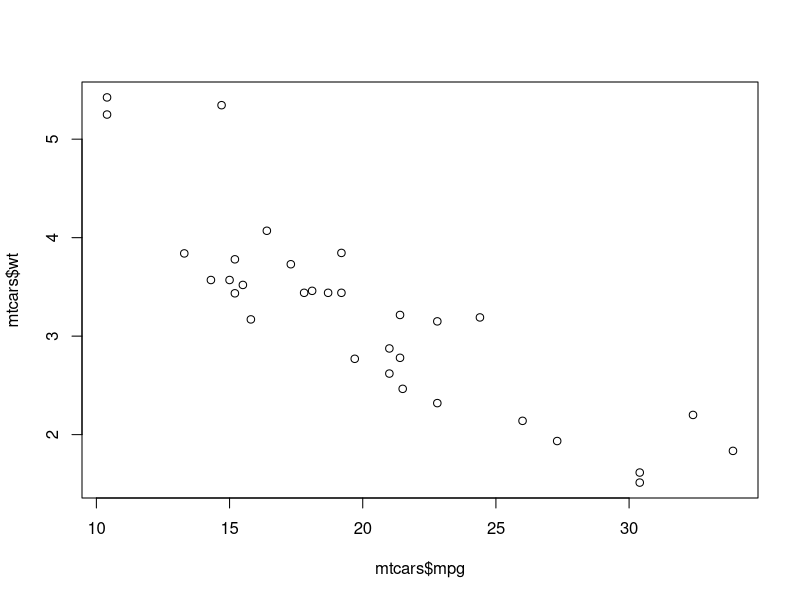
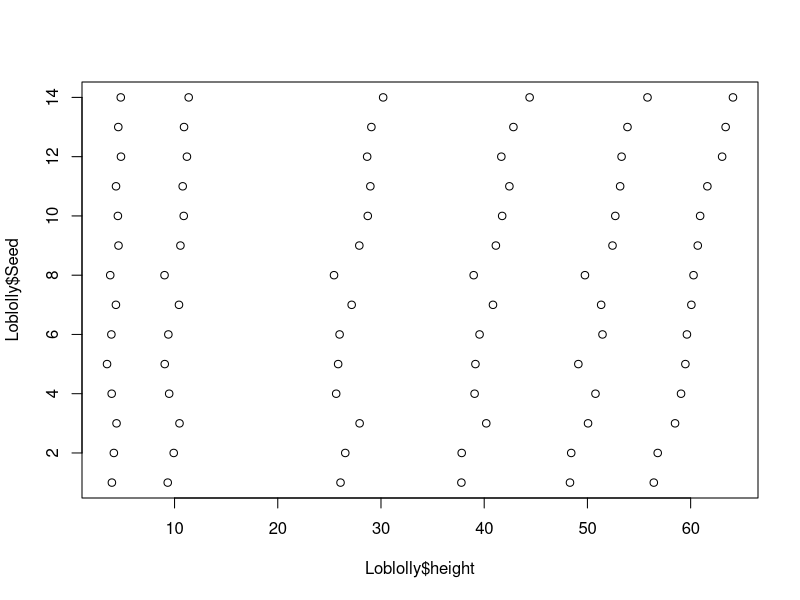

Reproduce these figures in R, in order.
## ---- chunk 1
plot(mtcars$mpg, mtcars$wt)
## ---- chunk 2
plot(Loblolly$height, Loblolly$Seed)
